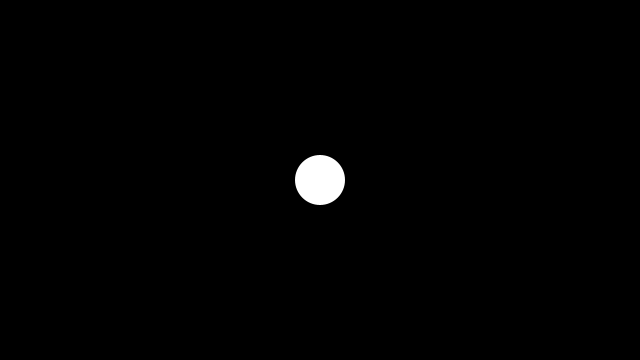
Frame 1 (no input)
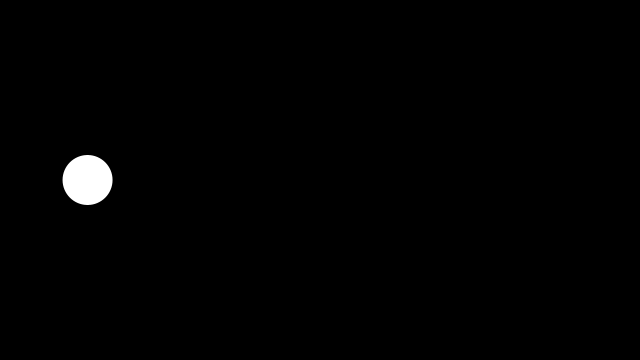
Frame 60 (the mouse pressed at the canvas centre just before this capture)
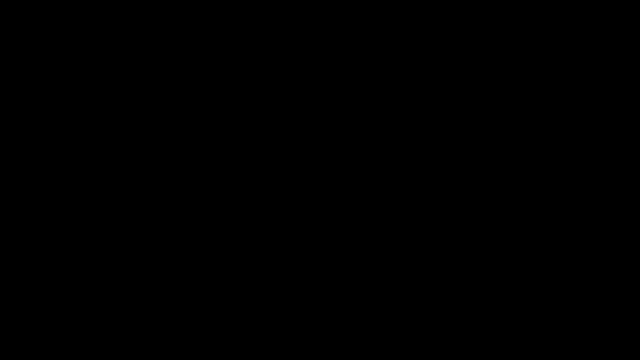
Frame 120 (the mouse held since frame 60 and released just before this capture)

The Processing sketch that drew these frames (run headless with seeded random() and noise(); from frame 60 on, the mouse is pressed at the canvas centre):

// Processing sketch: conditional_stp_3
// ── conditional_stp_3.pde
float x, y;
float speedX, speedY;
float rad = 25;

void setup() {
  size(640, 360);
  noStroke();
  x = width * 0.5;
  y = height * 0.5;
  speedX = random(2, 5);
  if(random(1) < 0.5) {
    speedX *= -1;
  }
  speedY = 0;
}

void draw() {
  background(0);

  fill(255);
  circle(x, y, rad * 2);

  // What`s wrong?
  if(x < width) {
    x += speedX;
  } else {
    x -= speedX;
  }
  y += speedY;
}
